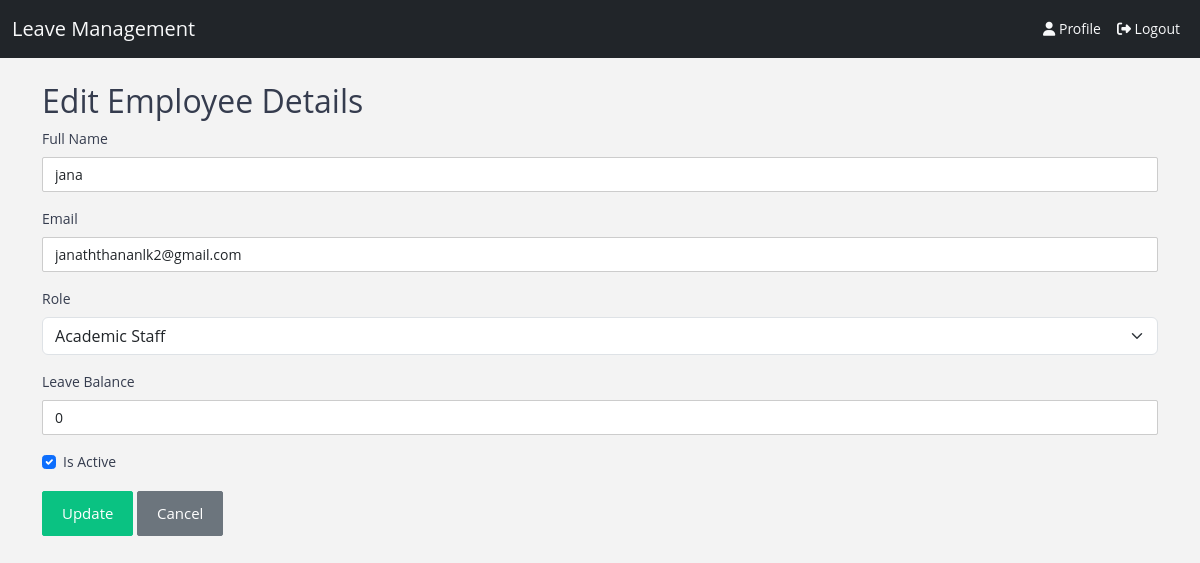
Screenshot of /admin/edit_employee.php?id=10 with the database file from the repository.
### tables this page shows
CREATE TABLE `employees` (
  `EmployeeID` int(11) NOT NULL,
  `FullName` varchar(100) NOT NULL,
  `Email` varchar(100) DEFAULT NULL,
  `PasswordHash` varchar(255) NOT NULL,
  `RoleID` int(11) DEFAULT NULL,
  `LeaveBalance` float DEFAULT 20,
  `IsActive` tinyint(1) DEFAULT 1
);

### admin/edit_employee.php (the view, shortened to what this page needs)
<?php
include("../includes/autoload.php");
if (isset($_GET['id'])) {
    $employeeID = intval($_GET['id']);
    $query = "SELECT * FROM employees WHERE EmployeeID = ?";
    $stmt = mysqli_prepare($conn, $query);
    mysqli_stmt_bind_param($stmt, "i", $employeeID);
    mysqli_stmt_execute($stmt);
    $result = mysqli_stmt_get_result($stmt);
    if ($result && mysqli_num_rows($result) > 0) {
        $employee = mysqli_fetch_assoc($result);
    } else {
        echo "Employee not found.";
        exit;
    }
} else {
    echo "Invalid request.";
    exit;
}
include("../includes/header.php");
include("../includes/topbar.php");
?>
<div class="container mt-4">
    <h2>Edit Employee Details</h2>
    <form method="POST">
        <div class="mb-3">
            <label for="FullName" class="form-label">Full Name</label>
            <input type="text" name="FullName" id="FullName" class="form-control" value="<?php echo htmlspecialchars($employee['FullName']); ?>" required>
        </div>
        <div class="mb-3">
            <label for="Email" class="form-label">Email</label>
            <input type="email" name="Email" id="Email" class="form-control" value="<?php echo htmlspecialchars($employee['Email']); ?>" required>
        </div>
        <div class="mb-3">
            <label for="RoleID" class="form-label">Role</label>
            <select name="RoleID" id="RoleID" class="form-select" required>
                <?php
                $roleQuery = "SELECT RoleID, RoleName FROM userroles";
                $roleResult = mysqli_query($conn, $roleQuery);
                while ($role = mysqli_fetch_assoc($roleResult)) {
                    $selected = $employee['RoleID'] == $role['RoleID'] ? "selected" : "";
                    echo "<option value='{$role['RoleID']}' $selected>{$role['RoleName']}</option>";
                }
                ?>
            </select>
        </div>
        <div class="mb-3">
            <label for="LeaveBalance" class="form-label">Leave Balance</label>
            <input type="number" name="LeaveBalance" id="LeaveBalance" class="form-control" value="<?php echo htmlspecialchars($employee['LeaveBalance']); ?>" required>
        </div>
        <div class="mb-3 form-check">
            <input type="checkbox" name="IsActive" id="IsActive" class="form-check-input" <?php echo $employee['IsActive'] ? "checked" : ""; ?>>
            <label for="IsActive" class="form-check-label">Is Active</label>
        </div>
        <button type="submit" class="btn btn-success">Update</button>
        <a href="manage_staff.php" class="btn btn-secondary">Cancel</a>
    </form>
</div>
</body>
</html>

### rows the page displays
employees: FullName "jana", Email "janaththananlk2@gmail.com", LeaveBalance "0", IsActive "☑"

### other values shown
form field RoleID "Academic Staff"
